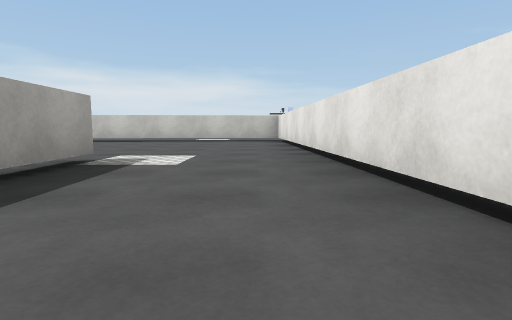
view 1 (above)

21 first-person views from a walk through a Unity game level. The camera is 0.29 m above the floor, tilts 6° down and sees 80° across. The floor is counted in squares, 1 m on a side. Each view is taken from the middle of a square. On the plan, view 1 faces up. The plan holds only what a view shows up to about 9 squares ahead; the rest is blank. Some surface patterns are stand-ins.

view 2
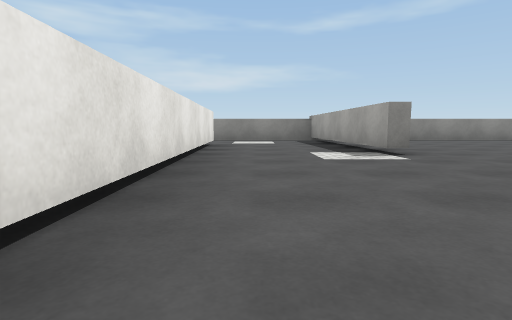

view 3
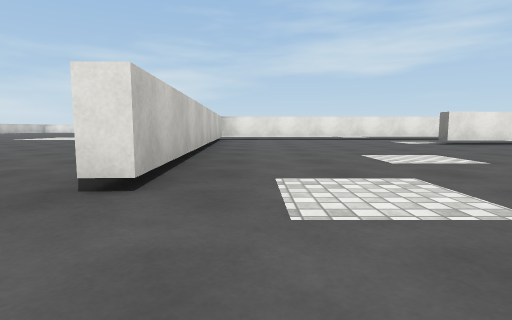

view 4
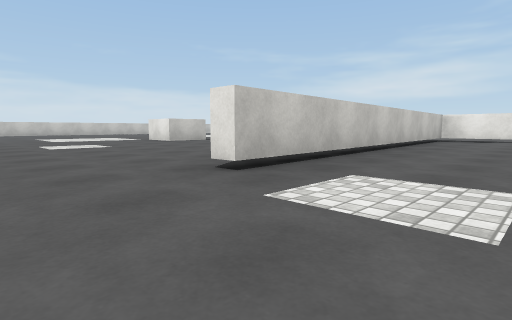

view 5
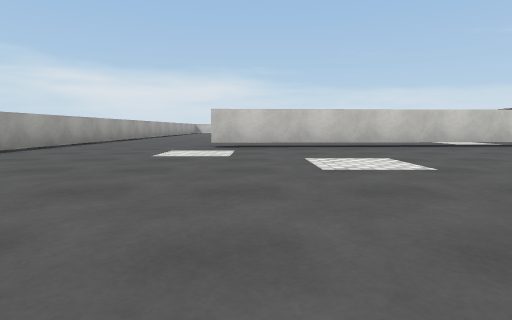

view 6
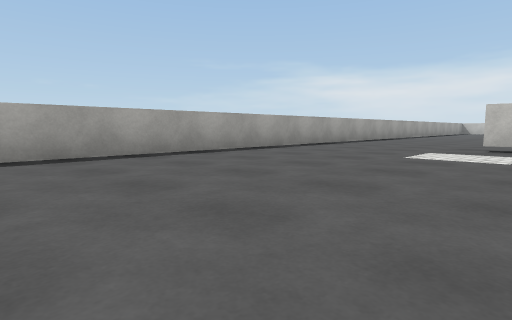

view 7
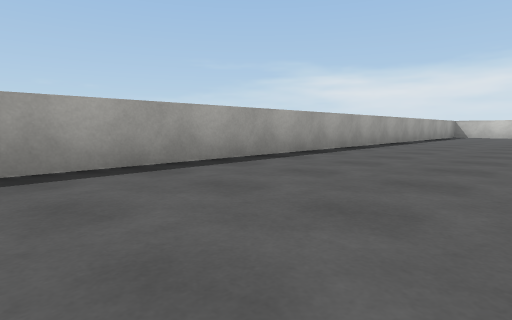

view 8
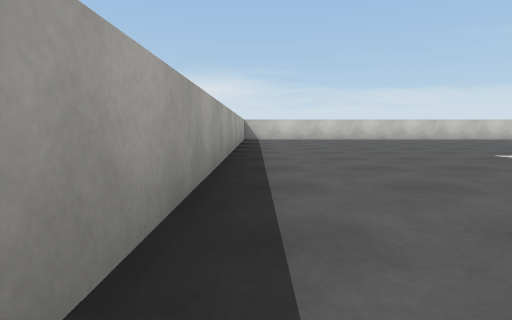

view 9
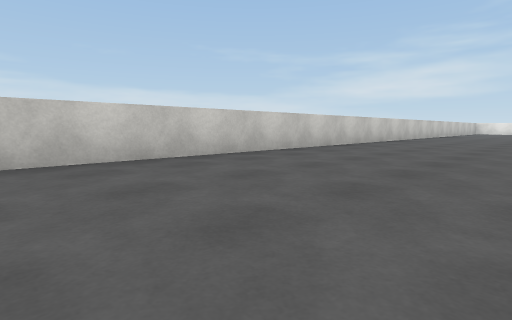

view 10
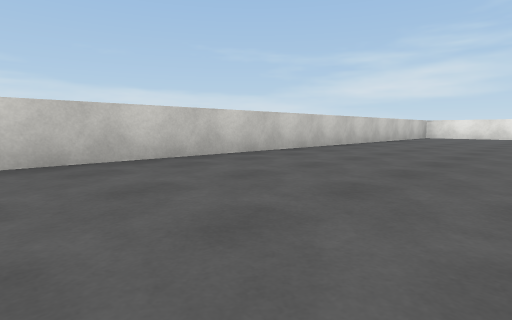

view 11
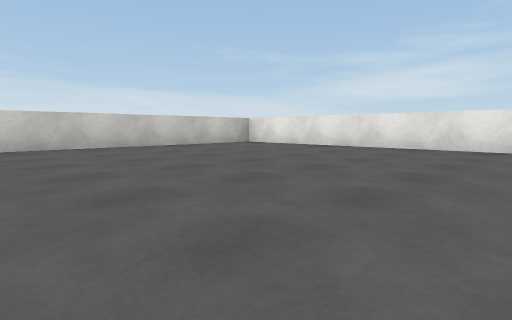

view 12
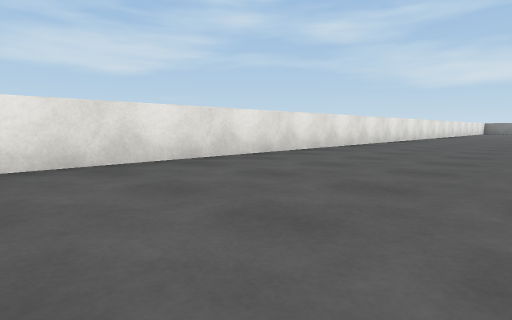

view 13
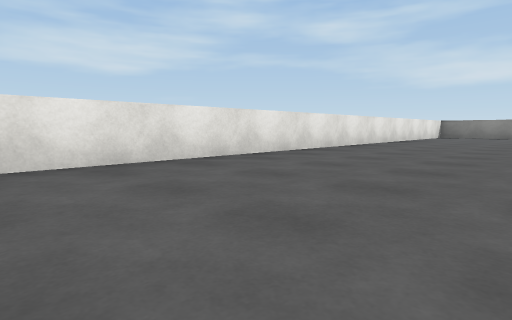

view 14
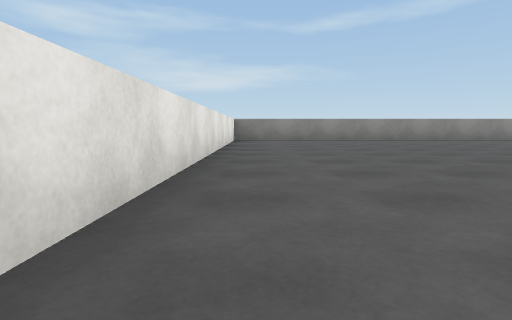

view 15
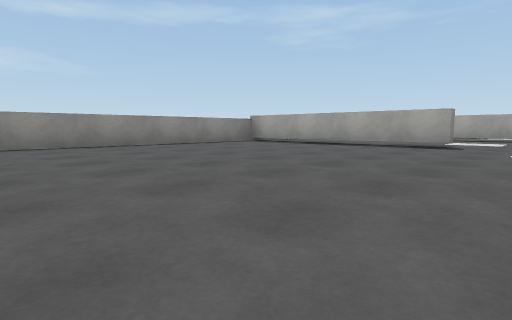

view 16
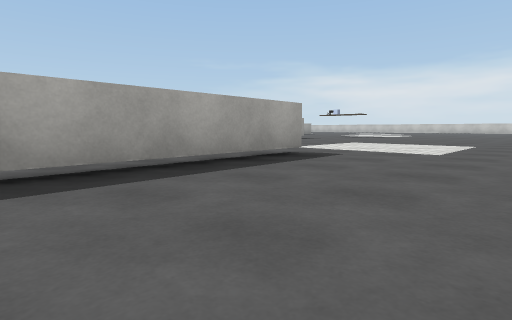

view 17
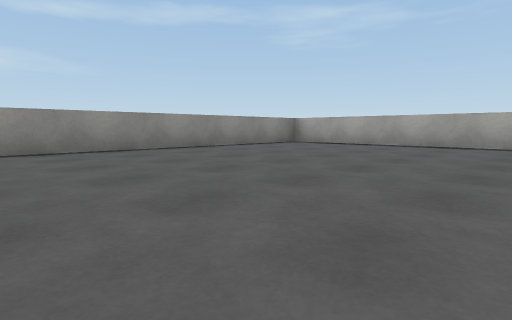

view 18
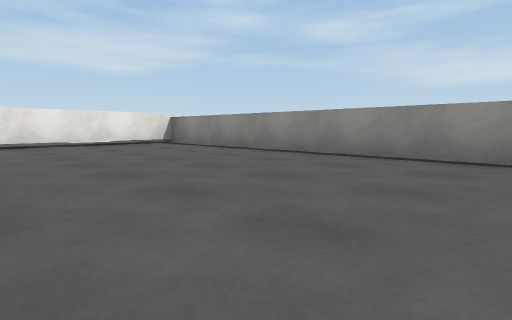

view 19
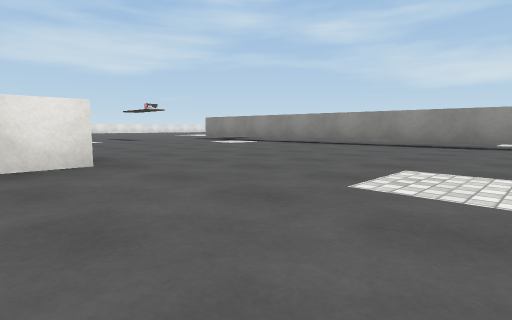

view 20
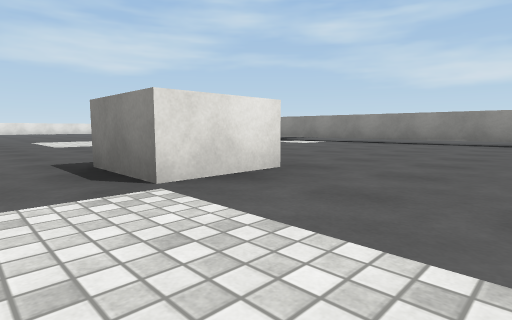

view 21
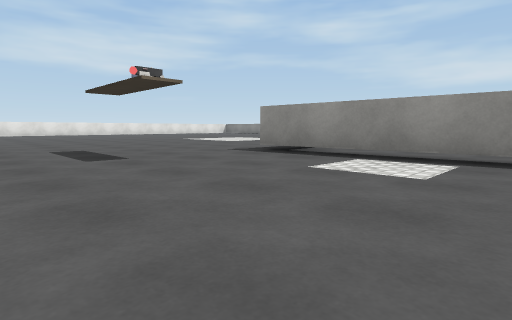

### Floor plan
Key: @ floor where view 1 was taken; # wall or solid block; . floor; T thing the floor can be seen under or through; O other object.
Columns run from 9 left of view 1 to 12 right of it. Each row starts with its distance up from view 1.
 19 ######################
 18 #....................#
 17 #....................#
 16 #......... ..........#
 15 #.....          .....#
 14 #.....          .....#
 13 #.........        ...#
 12 #.....O.........  ...#
 11 #...............  ...#
 10 #..............    ..#
  9 #....................#
  8 #....................#
  7 #...TTTTTTT...... ...#
  6 #.........#.....  ...#
  5 #.........#.....  ...#
  4 #.........#..........#
  3 #.........#..........#
  2 #.......#.#..T.......#
  1 #.......#.#..T.......#
  0 #.......#@...T.......#
 -1 ###########  #########

Positions as (right, up) in squares from view 1, and headings:
1: (0, 0), facing up
2: (0, 6), facing down
3: (-7, 6), facing right
4: (-7, 5), facing up-right
5: (-5, 2), facing up
6: (-5, 2), facing up-left
7: (-6, 8), facing up-left
8: (-8, 11), facing up
9: (-5, 16), facing up-right
10: (2, 16), facing up-right
11: (7, 14), facing up-right
12: (9, 16), facing down-right
13: (9, 9), facing down-right
14: (11, 6), facing down
15: (9, 4), facing down-left
16: (6, 0), facing up-left
17: (-3, 3), facing down-left
18: (-7, 2), facing down-right
19: (-6, 12), facing down-right
20: (-5, 13), facing down-right
21: (-2, 10), facing down-right
